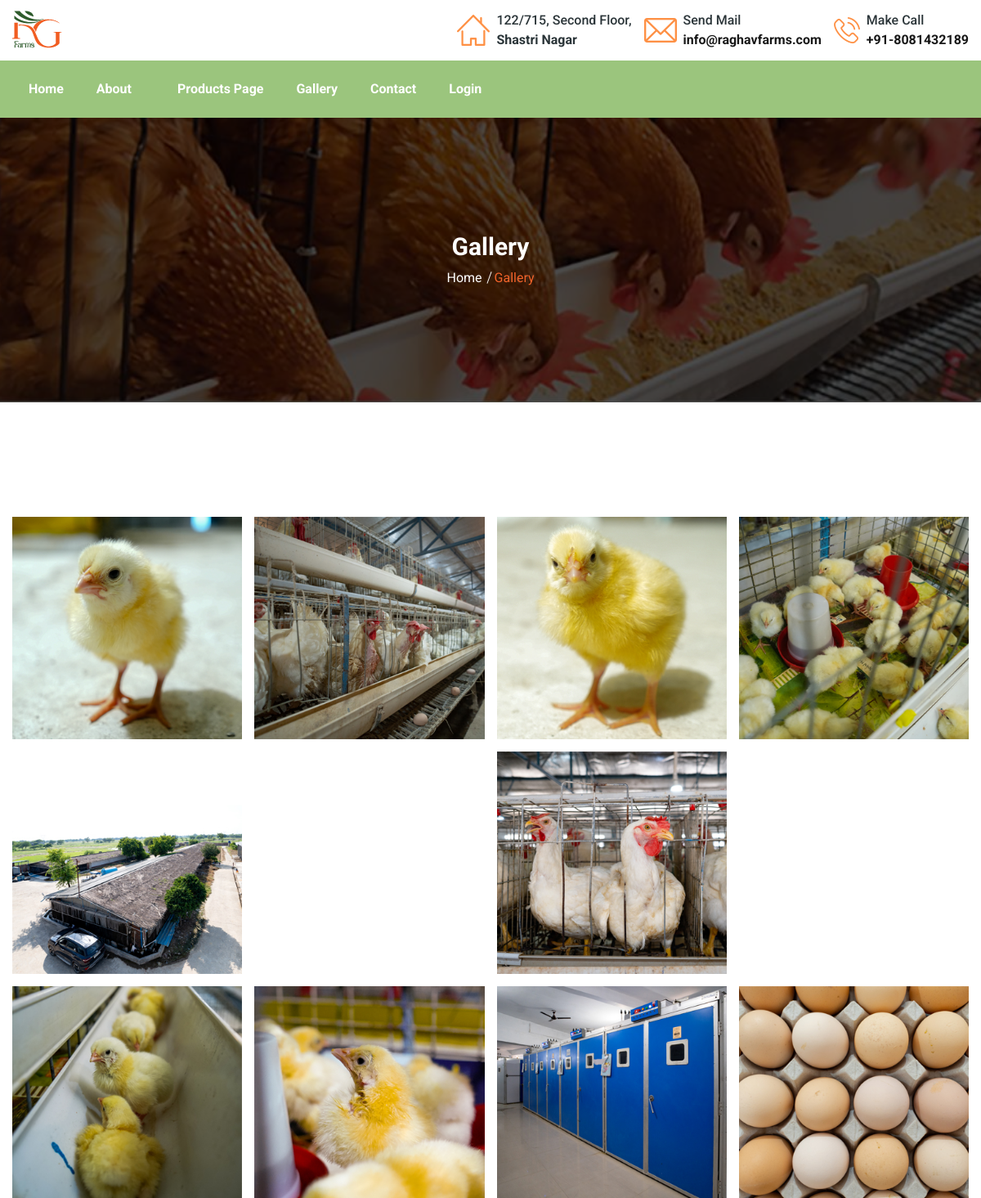
/gallery (upper part), run on an earlier commit of the app's database.
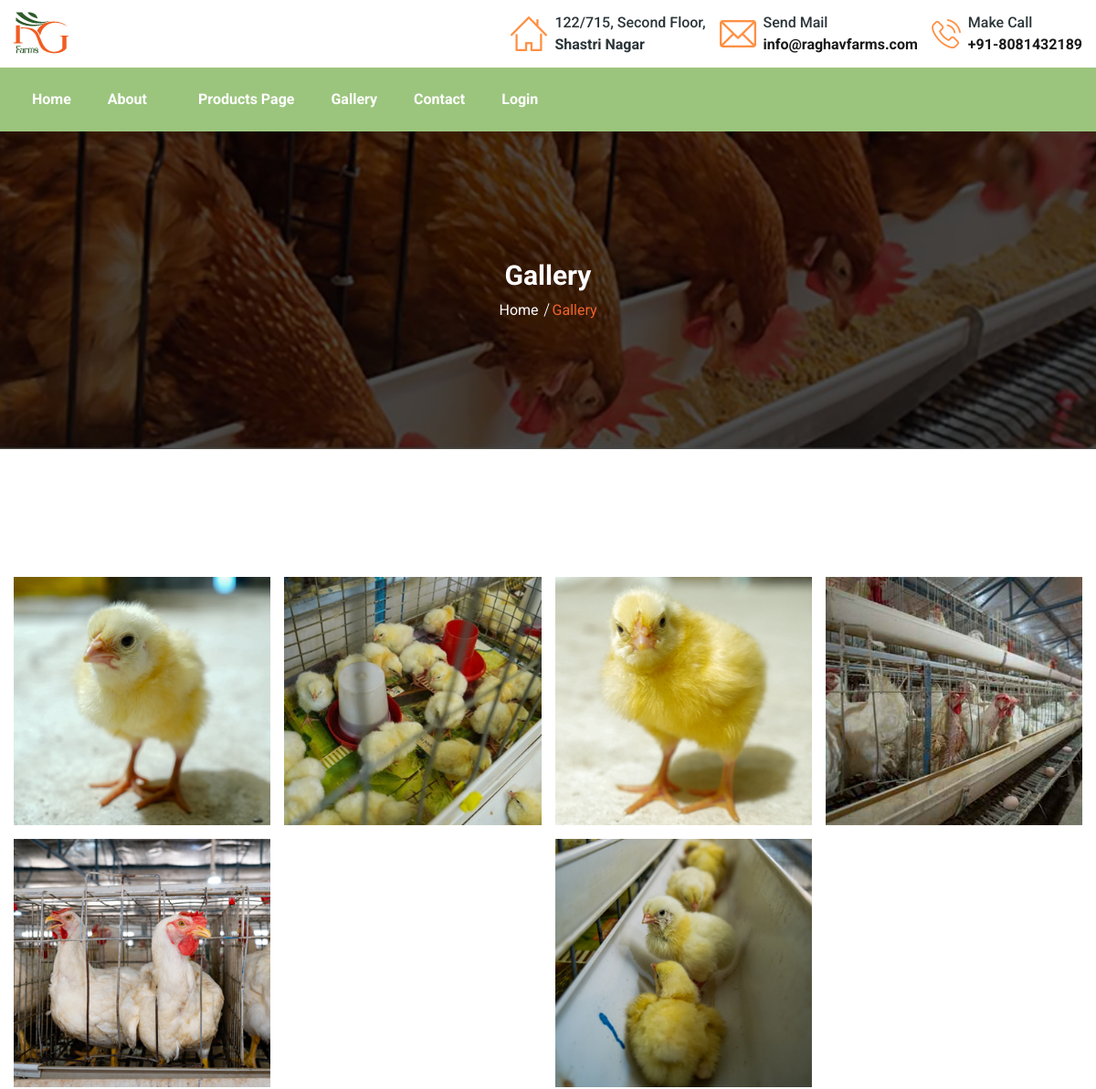
And on a later commit of the database.
### app1/models.py (models this page shows)
class Gallery(models.Model):
      image = models.ImageField(upload_to='app1/media/gallery')

### app1/views.py (the view)
# urls.py: path("gallery", views.gallery, name="gallery" ) ,
def gallery(request):
    galleryData = Gallery.objects.all()
    Context = {
            'galleryData':galleryData,
         }
    return render(request,"gallery-2.html",Context)

### app1/templates/gallery-2.html
{% extends 'base.html' %}
{% load static %}
{% block content %}
		<section class="page-header bg_img padding-tb">
			<div class="overlay"></div>
			<div class="container">
				<div class="page-header-content-area">
					<h4 class="ph-title">Gallery</h4>
					<ul class="lab-ul">
						<li><a href="/">Home</a></li>
						<li><a class="active">Gallery</a></li>
					</ul>
				</div>
			</div>
		</section>
		<div class="gallery-2 padding-tb">
			<div class="container">
				<div class="row mb-15">
					<div class="col-12">
						<div class="gallery-grid-item">
							{% for n in galleryData  %}
							<div class="grid-items">
								<a href="{{n.image}}" data-rel="lightcase:myCollection:slideshow">
									<img src="{{n.image}}" alt="gallery-img">
								</a>
							</div>
							{% endfor  %}
						</div>
					</div>
				</div>
			</div>
		</div>
		{% endblock %}

What changed in the data, as far as the page shows it:
removed Gallery: image (picture)
no longer on this page (row unchanged): Gallery: image (picture)
no longer on this page (row unchanged): Gallery: image (picture)
no longer on this page (row unchanged): Gallery: image (picture)
changed Gallery (number 2 of 6 on the later page): image: a different picture
changed Gallery (number 4 of 6 on the later page): image: a different picture
